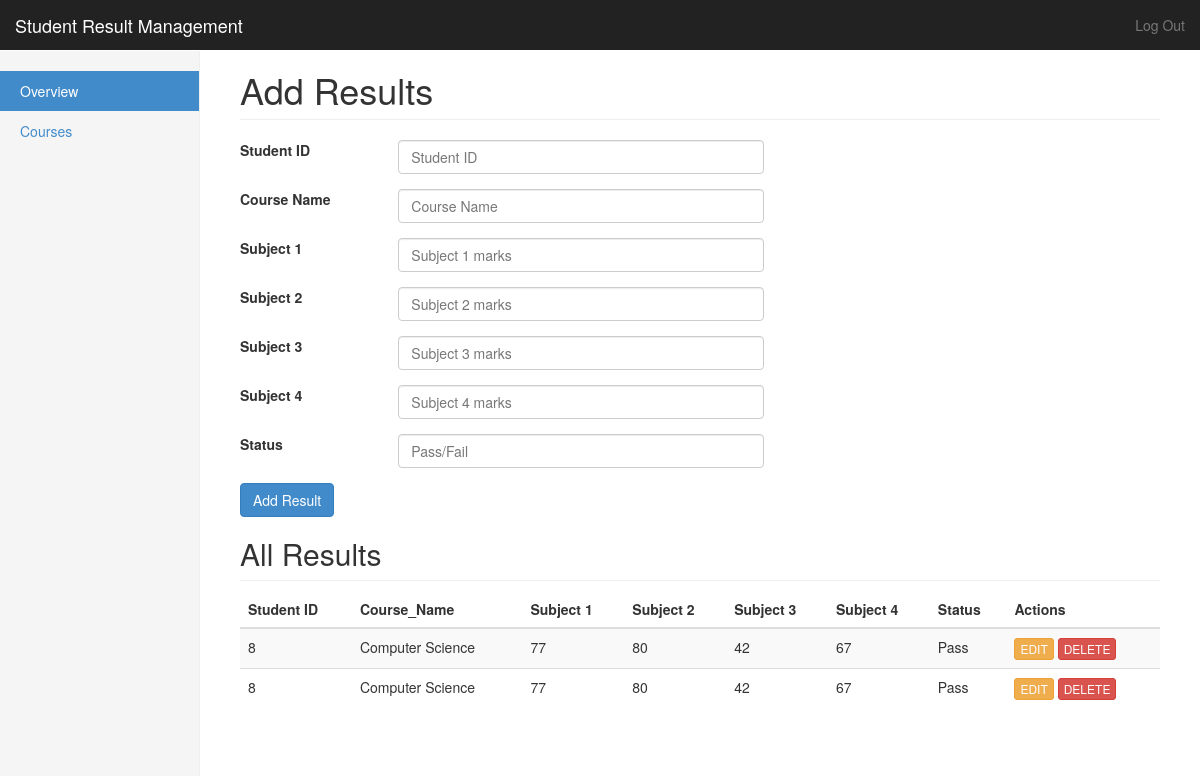
The app's page /addresult.php with its own data.
### tables this page shows
CREATE TABLE `result` (
  `Student_ID` int(4) NOT NULL,
  `Course_Name` varchar(20) NOT NULL,
  `Sub1` int(10) NOT NULL,
  `Sub2` int(10) NOT NULL,
  `Sub3` int(10) NOT NULL,
  `Sub4` int(10) NOT NULL,
  `Status` varchar(15) NOT NULL
);

### addresult.php (the view, shortened to what this page needs)
<?php
include('connection.php');
?>
<!DOCTYPE html>
<html lang="en">
<head>
    <link href="assets/css/bootstrap.css" rel="stylesheet" />
    <link rel="stylesheet" href="assets/css/dashboard.css">
    <link href="assets/css/font-awesome.min.css" rel="stylesheet" />
</head>
<body>
    <nav class="navbar navbar-inverse navbar-fixed-top">
        <div class="container-fluid">
            <div class="navbar-header">
                <a class="navbar-brand" href="teacherDash.php">Student Result Management</a>
            </div>
            <div id="navbar" class="navbar-collapse collapse">
                <ul class="nav navbar-nav navbar-right">
                    <li><a href="teacherRegister.php">Log Out</a></li>
                </ul>
            </div>
        </div>
    </nav>
    <div class="container-fluid">
        <div class="row">
            <div class="col-sm-3 col-md-2 sidebar">
                <ul class="nav nav-sidebar">
                    <li class="active"><a href="#">Overview <span class="sr-only">(current)</span></a></li>
                    <li><a href="addcourse.php">Courses</a></li>
                </ul>
            </div>
            <div class="col-sm-9 col-sm-offset-3 col-md-10 col-md-offset-2 main">
                <h1 class="page-header">Add Results</h1>
                <form method="POST" action="result.php?action=res">
                    <div class="form-group row">
                        <label for="student id" class="col-sm-2 col-form-label">Student ID</label>
                        <div class="col-sm-5">
                            <input type="text" class="form-control" name="rid" id="rid" placeholder="Student ID" required>
                        </div>
                    </div>
                    <div class="form-group row">
                        <label for="cname" class="col-sm-2 col-form-label">Course Name</label>
                        <div class="col-sm-5">
                            <input type="text" class="form-control" name="cname" id="cname" placeholder="Course Name" required>
                        </div>
                    </div>
                    <div class="form-group row">
                        <label for="subject1" class="col-sm-2 col-form-label">Subject 1</label>
                        <div class="col-sm-5">
                            <input type="number" min="0" class="form-control" name="s1" id="s1" placeholder="Subject 1 marks" required>
                        </div>
                    </div>
                    <div class="form-group row">
                        <label for="subject2" class="col-sm-2 col-form-label">Subject 2</label>
                        <div class="col-sm-5">
                            <input type="number" min="0" class="form-control" name="s2" id="s2" placeholder="Subject 2 marks" required>
                        </div>
                    </div>
                    <div class="form-group row">
                        <label for="subject3" class="col-sm-2 col-form-label">Subject 3</label>
                        <div class="col-sm-5">
                            <input type="number" min="0" class="form-control" name="s3" id="s3" placeholder="Subject 3 marks" required>
                        </div>
                    </div>
                    <div class="form-group row">
                        <label for="subject4" class="col-sm-2 col-form-label">Subject 4</label>
                        <div class="col-sm-5">
                            <input type="number" min="0" class="form-control" name="s4" id="s4" placeholder="Subject 4 marks" required>
                        </div>
                    </div>
                    <div class="form-group row">
                        <label for="status" class="col-sm-2 col-form-label">Status</label>
                        <div class="col-sm-5">
                            <input type="text" class="form-control" name="status" id="status" placeholder="Pass/Fail" required>
                        </div>
                    </div>
                    <button type="submit" class="btn btn-primary mb-2">Add Result </button>
                </form>
                <h2 class="sub-header">All Results</h2>
                <div class="table-responsive">
                    <table class="table table-striped">
                        <thead>
                            <tr>
                                <th>Student ID</th>
                                <th>Course_Name</th>
                                <th>Subject 1</th>
                                <th>Subject 2</th>
                                <th>Subject 3</th>
                                <th>Subject 4</th>
                                <th>Status</th>
                                <th>Actions</th>
                            </tr>
                        </thead>
                        <tbody>
                            <?php
                            $query = 'SELECT * FROM result';
                            $result = mysqli_query($db, $query) or die(mysqli_error($db));
                            while ($row = mysqli_fetch_assoc($result)) {
                                echo '<tr>';
                                echo '<td>' . $row['Student_ID'] . '</td>';
                                echo '<td>' . $row['Course_Name'] . '</td>';
                                echo '<td>' . $row['Sub1'] . '</td>';
                                echo '<td>' . $row['Sub2'] . '</td>';
                                echo '<td>' . $row['Sub3'] . '</td>';
                                echo '<td>' . $row['Sub4'] . '</td>';
                                echo '<td>' . $row['Status'] . '</td>';
                                echo '<td> ';
                                echo ' <a  type="button" class="btn btn-xs btn-warning" href="editresult.php?  id='.$row['Student_ID'] . '"> EDIT </a> ';
                                echo ' <a  type="button" class="btn btn-xs btn-danger" href="delresult.php?type=student&delete & id=' . $row['Student_ID'] . '">DELETE </a> </td>';
                                echo '</tr> ';
                            }
                            ?>
                        </tbody>
                    </table>
                </div>
            </div>
        </div>
    </div>
</body>
</html>

### assets/css/dashboard.css (style rules this page uses)
body { padding-top: 50px; }
.sub-header { padding-bottom: 10px; border-bottom: 1px solid #eee; }
.navbar-fixed-top { border: 0; }
.sidebar { display: none; }
@media (min-width: 768px) { .sidebar { position: fixed; top: 51px; bottom: 0; left: 0; z-index: 1000; display: block; padding: 20px; overflow-x: hidden; overflow-y: auto; background-color: #f5f5f5; border-right: 1px solid #eee; } }
.nav-sidebar { margin-right: -21px; margin-bottom: 20px; margin-left: -20px; }
.nav-sidebar > li > a { padding-right: 20px; padding-left: 20px; }
.nav-sidebar > .active > a, .nav-sidebar > .active > a:hover, .nav-sidebar > .active > a:focus { color: #fff; background-color: #428bca; }
.main { padding: 20px; }
@media (min-width: 768px) { .main { padding-right: 40px; padding-left: 40px; } }
.main .page-header { margin-top: 0; }

### records on screen
result: Student_ID "8", Course_Name "Computer Science", Sub1 "77", Sub2 "80", Sub3 "42", Sub4 "67", Status "Pass"
result: Student_ID "8", Course_Name "Computer Science", Sub1 "77", Sub2 "80", Sub3 "42", Sub4 "67", Status "Pass"
